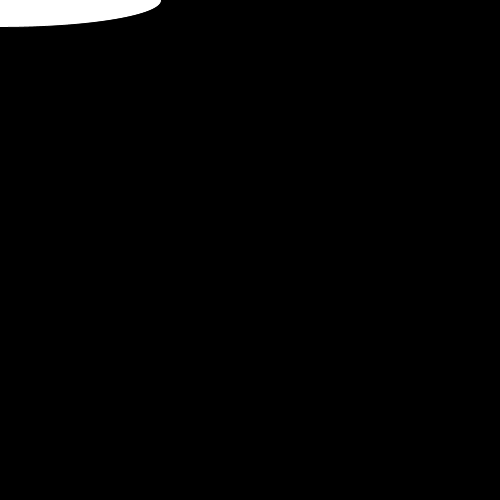
Frame 1 (no input)
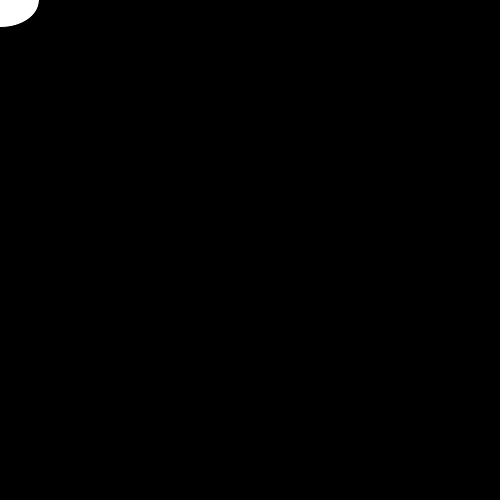
Frame 60 (the mouse pressed at the canvas centre just before this capture)
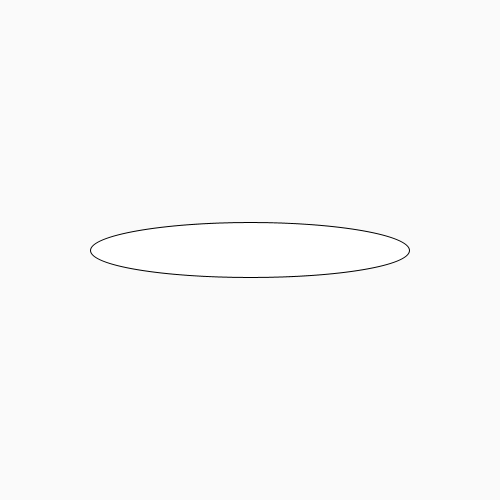
Frame 120 (the mouse held since frame 60 and released just before this capture)

The Processing sketch that drew these frames (run headless with seeded random() and noise(); from frame 60 on, the mouse is pressed at the canvas centre):

// Processing sketch: Exercise_23_1
// ── Exercise_23_1.pde
//Control positiin of a shape with the mouse.

void setup() {
size(500,500);
smooth(22); 
frameRate(200);
}

void draw() {
  background(mouseX);
  ellipse(mouseX * 1, mouseY, int (random(500.00)), 55) ;
}
